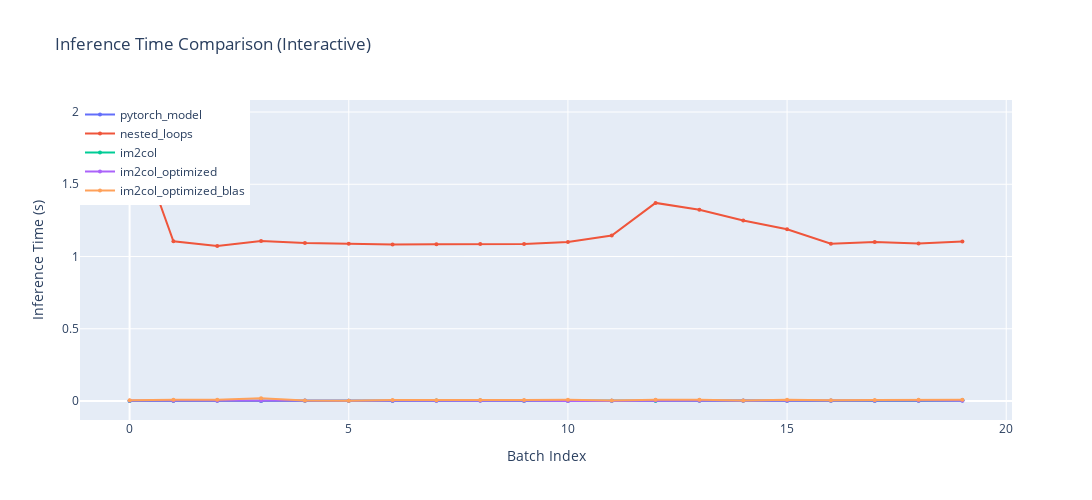

This figure's notebook cell:
### Markdown cell above
This section compares the inference performance and correctness of three CNN implementations: PyTorch, nested_loops, im2col and im2col_optimized. All use identical pre-trained weights.

**Objectives:**
1.  **Correctness:** Verify that all three models yield the same predictions.
2.  **Performance measurement:** Compare average inference time per image.

The loop iterates through test images, runs each model, records predictions and times. This demonstrates the efficiency gains from optimized libraries (PyTorch) and im2col approach over the naive loops one. The `padding` and `stride` parameters are set to match the PyTorch model's architecture.

### Code cell
import time
from tqdm import tqdm
import matplotlib.pyplot as plt
import plotly.graph_objs as go
import plotly.offline as pyoff
import pandas as pd
import sys
import gc

np_k1 = numpy_weights['k1'].astype(np.float32)
np_b_conv1 = numpy_weights['b_conv1'].astype(np.float32)
np_k2 = numpy_weights['k2'].astype(np.float32)
np_b_conv2 = numpy_weights['b_conv2'].astype(np.float32)
np_k3 = numpy_weights['k3'].astype(np.float32)
np_b_conv3 = numpy_weights['b_conv3'].astype(np.float32)
np_w1 = numpy_weights['w1'].astype(np.float32)
np_b1 = numpy_weights['b1'].astype(np.float32)
np_w2 = numpy_weights['w2'].astype(np.float32)
np_b2 = numpy_weights['b2'].astype(np.float32)

dict_times={}
dict_times["pytorch_model"]=[]
dict_times["nested_loops"]=[]
dict_times["im2col"]=[]
dict_times["im2col_optimized"]=[]
dict_times["im2col_optimized_blas"]=[]

dict_pred={}
dict_pred["pytorch_model"]=[]
dict_pred["nested_loops"]=[]
dict_pred["im2col"]=[]
dict_pred["im2col_optimized"]=[]
dict_pred["im2col_optimized_blas"]=[]

# torch garbage collection
torch.cuda.empty_cache()
gc.collect()

correct = 0
count = 0

skip = True
loop = tqdm(range(0, test_labels.shape[0], 500), desc=" Inferring...")
for i in loop:
    c0 = test_images[i].reshape(1,1,28,28)
    torch_c0 = torch.from_numpy(c0).float()

    ############### CNN PyTorch Implementation ##################
    start_time = time.time()
    outputs = model(torch_c0)
    end_time = time.time()
    _, pred_pytorch = torch.max(outputs.data, 1)
    dict_times["pytorch_model"].append(end_time-start_time)
    dict_pred["pytorch_model"].append(np.array(pred_pytorch))

    ############### CNN nested loops Implementation #####################
    start_time = time.time()
    c1s,mask1s = nested_loop_convolution(c0,np_k1,np_b_conv1,padding=0,stride=2)
    c2s,mask2s = nested_loop_convolution(c1s,np_k2,np_b_conv2,padding=1,stride=2)
    c3s,mask3s = nested_loop_convolution(c2s,np_k3,np_b_conv3,padding=0,stride=2)
    imlps = c3s.reshape(1,-1)
    _,_,_,res = ReLU_SoftMax_FullyConnected(imlps,np_w1,np_b1,np_w2,np_b2)
    pred_nested_loops = np.argmax(res,1)
    end_time = time.time()
    dict_times["nested_loops"].append(end_time-start_time)
    dict_pred["nested_loops"].append(np.array(pred_nested_loops))

    ############### CNN im2col Implementation #####################
    start_time = time.time()
    c1f,mask1f = im2col_convolution(c0,np_k1,np_b_conv1,padding=0,stride=2)
    c2f,mask2f = im2col_convolution(c1f,np_k2,np_b_conv2,padding=1,stride=2)
    c3f,mask3f = im2col_convolution(c2f,np_k3,np_b_conv3,padding=0,stride=2)
    imlpf = c3f.reshape(1,-1)
    _,_,_,res = ReLU_SoftMax_FullyConnected(imlpf,np_w1,np_b1,np_w2,np_b2)
    pred_im2col = np.argmax(res,1)
    end_time = time.time()
    dict_times["im2col"].append(end_time-start_time)
    dict_pred["im2col"].append(np.array(pred_im2col))

    ############## CNN optimized im2col Implementation ###########
    start_time = time.time()
    c1c,mask1c = im2col_optimized(c0,np_k1,np_b_conv1,padding=0,stride=2)
    c2c,mask2c = im2col_optimized(c1c,np_k2,np_b_conv2,padding=1,stride=2)
    c3c,mask3c = im2col_optimized(c2c,np_k3,np_b_conv3,padding=0,stride=2)
    imlpc = c3c.reshape(1,-1)
    _,_,_,res = ReLU_SoftMax_FullyConnected(imlpc,np_w1,np_b1,np_w2,np_b2)
    pred_im2col_optim = np.argmax(res,1)
    end_time = time.time()
    dict_times["im2col_optimized"].append(end_time-start_time)
    dict_pred["im2col_optimized"].append(np.array(pred_im2col_optim))

    ############## CNN BLAS im2col Implementation ###########
    start_time = time.time()
    c1c,mask1c = im2col_optimized_blas(c0,np_k1,np_b_conv1,padding=0,stride=2)
    c2c,mask2c = im2col_optimized_blas(c1c,np_k2,np_b_conv2,padding=1,stride=2)
    c3c,mask3c = im2col_optimized_blas(c2c,np_k3,np_b_conv3,padding=0,stride=2)
    imlpc = c3c.reshape(1,-1)
    _,_,_,res = ReLU_SoftMax_FullyConnected(imlpc,np_w1,np_b1,np_w2,np_b2)
    pred_im2col_blas = np.argmax(res,1)
    end_time = time.time()
    dict_times["im2col_optimized_blas"].append(end_time-start_time)
    dict_pred["im2col_optimized_blas"].append(np.array(pred_im2col_blas))

    #####################################################################################
    #### Check that outputs of Slow Approach and Fast Approach have the same results ###
    if pred_pytorch == pred_nested_loops and pred_pytorch == pred_im2col and pred_pytorch == pred_im2col_optim and pred_pytorch == pred_im2col_blas:
        correct += 1

    count += 1

    #####################################################################################
    ### Keep track of the times #########################################################
    pytorch_avg_time = round(sum(dict_times['pytorch_model'])/(i+1),10) * 1000
    nested_loops_avg_time = round(sum(dict_times['nested_loops'])/(i+1),10) * 1000
    im2col_avg_time = round(sum(dict_times['im2col'])/(i+1),10) * 1000
    im2col_optim_avg_time = round(sum(dict_times['im2col_optimized'])/(i+1),10) * 1000
    im2col_blas_avg_time = round(sum(dict_times['im2col_optimized_blas'])/(i+1),10) * 1000

    accuracy_percentage = (correct / count) * 100 if count > 0 else 0.0

    loop.set_postfix(
        pytorch=f"{pytorch_avg_time:>8.4f} s",
        im2col=f"{im2col_avg_time:>8.4f} s",
        im2col_opt=f"{im2col_optim_avg_time:>8.4f} s",
        nested_loops=f"{nested_loops_avg_time:>8.4f} s",
        im2col_blas=f"{im2col_blas_avg_time:>8.4f} s",
        accuracy=f"{accuracy_percentage:>7.2f} %"
    )

sys.stdout.write("\n")
sys.stdout.flush()

pytorch_avg_time = np.mean(dict_times['pytorch_model'])
nested_loops_avg_time = np.mean(dict_times['nested_loops'])
im2col_avg_time = np.mean(dict_times['im2col'])
im2col_optim_avg_time = np.mean(dict_times['im2col_optimized'])
im2col_blas_avg_time = np.mean(dict_times['im2col_optimized_blas'])

print(f"Average inference time in seconds:\nPyTorch:\t{pytorch_avg_time} s,\nim2col:\t\t{im2col_avg_time} s, \nim2col_optim:\t{im2col_optim_avg_time} s, \nnested_loops:\t{nested_loops_avg_time} s,\nim2col_blas:\t{im2col_blas_avg_time} s")

# Plot times altogether

# Create interactive traces for each method
for method, times in dict_times.items():
    trace = go.Scatter(
        x=list(range(len(times))),
        y=times,
        mode='lines+markers',
        name=method,
        line=dict(width=2),
        marker=dict(size=4)
    )
    if method == 'pytorch_model':
        trace_pytorch = trace
    elif method == 'nested_loops':
        trace_nested_loops = trace
    elif method == 'im2col':
        trace_im2col = trace
    elif method == 'im2col_optimized':
        trace_im2col_optimized = trace
    elif method == 'im2col_optimized_blas':
        trace_blas = trace

data = [trace_pytorch, trace_nested_loops, trace_im2col, trace_im2col_optimized, trace_blas]

layout = go.Layout(
    title='Inference Time Comparison (Interactive)',
    xaxis=dict(title='Batch Index'),
    yaxis=dict(title='Inference Time (s)'),
    width=1400,
    height=500,
    legend=dict(x=0, y=1),
    hovermode='x unified'
)

fig = go.Figure(data=data, layout=layout)
pyoff.iplot(fig)

# Also plot some boxplots for better visualization
plt.figure(figsize=(8, 4))
plt.boxplot([dict_times['pytorch_model'], dict_times['im2col'], dict_times['im2col_optimized'], dict_times['im2col_optimized_blas']],
            tick_labels=['PyTorch', 'im2col', 'im2col Optimized', 'im2col Optimized BLAS'],
            showfliers=False)
plt.ylabel('Inference Time (s)')
plt.title('Boxplot of Inference Times')
plt.grid()
plt.show()

plt.figure(figsize=(8, 4))
plt.boxplot([dict_times['pytorch_model'], dict_times['im2col'], dict_times['im2col_optimized']],
            tick_labels=['PyTorch', 'im2col', 'im2col Optimized'],
            showfliers=False)
plt.ylabel('Inference Time (s)')
plt.title('Boxplot of Inference Times')
plt.grid()
plt.show()

df_times = pd.DataFrame({
    'PyTorch': dict_times['pytorch_model'],
    'Nested Loops': dict_times['nested_loops'],
    'im2col': dict_times['im2col'],
    'im2col Optimized': dict_times['im2col_optimized'],
    'im2col Optimized BLAS': dict_times['im2col_optimized_blas']
})
print("\nDescriptive Statistics of Inference Times:")
print(df_times.describe())

### Figure 1 — Plotly figure (JSON) as saved in the notebook; plotly's stock layout.template omitted (floating-point values rounded to 4 significant figures)
{"data": [{"line": {"width": 2}, "marker": {"size": 4}, "mode": "lines+markers", "name": "pytorch_model", "type": "scatter", "x": [0, 1, 2, 3, 4, 5, 6, 7, 8, 9, 10, 11, 12, 13, 14, 15, 16, 17, 18, 19], "y": [0.001016, 0.001946, 0.002503, 0, 0.003518, 0.002005, 0.0009997, 0.002006, 0.002997, 0.002408, 0.002004, 0.001504, 0.001524, 0.004551, 0.003515, 0.002472, 0.002996, 0.0009995, 0.003005, 0.001001]}, {"line": {"width": 2}, "marker": {"size": 4}, "mode": "lines+markers", "name": "nested_loops", "type": "scatter", "x": [0, 1, 2, 3, 4, 5, 6, 7, 8, 9, 10, 11, 12, 13, 14, 15, 16, 17, 18, 19], "y": [1.952, 1.105, 1.074, 1.107, 1.094, 1.088, 1.083, 1.084, 1.087, 1.087, 1.1, 1.145, 1.371, 1.323, 1.249, 1.188, 1.089, 1.101, 1.09, 1.105]}, {"line": {"width": 2}, "marker": {"size": 4}, "mode": "lines+markers", "name": "im2col", "type": "scatter", "x": [0, 1, 2, 3, 4, 5, 6, 7, 8, 9, 10, 11, 12, 13, 14, 15, 16, 17, 18, 19], "y": [0, 0.001, 0.002894, 0.001965, 0.002, 0.002005, 0.001129, 0.002992, 0.002999, 0.0009971, 0.002002, 0.001517, 0.001, 0.002007, 0.001001, 0.002, 0.002531, 0.001003, 0.001003, 0.004513]}, {"line": {"width": 2}, "marker": {"size": 4}, "mode": "lines+markers", "name": "im2col_optimized", "type": "scatter", "x": [0, 1, 2, 3, 4, 5, 6, 7, 8, 9, 10, 11, 12, 13, 14, 15, 16, 17, 18, 19], "y": [0.002511, 0.001322, 0.001002, 0.0009983, 0.001, 0.001, 0.001026, 0.002198, 0.002, 0.001292, 0, 0.001004, 0.004515, 0.001, 0.001, 0.00206, 0.001001, 0.0009999, 0.0009985, 0.003]}, {"line": {"width": 2}, "marker": {"size": 4}, "mode": "lines+markers", "name": "im2col_optimized_blas", "type": "scatter", "x": [0, 1, 2, 3, 4, 5, 6, 7, 8, 9, 10, 11, 12, 13, 14, 15, 16, 17, 18, 19], "y": [0.004507, 0.009433, 0.009019, 0.01904, 0.004003, 0.001, 0.00649, 0.004511, 0.007018, 0.007003, 0.008018, 0.003513, 0.009018, 0.008036, 0.003513, 0.008003, 0.004511, 0.00651, 0.007999, 0.008519]}], "layout": {"height": 500, "hovermode": "x unified", "legend": {"x": 0, "y": 1}, "title": {"text": "Inference Time Comparison (Interactive)"}, "width": 1400, "xaxis": {"title": {"text": "Batch Index"}}, "yaxis": {"title": {"text": "Inference Time (s)"}}}}
